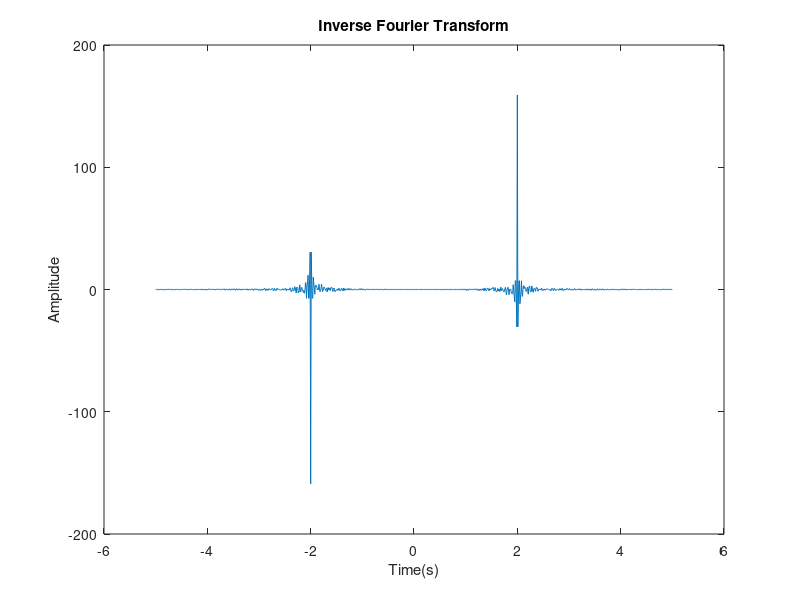

MATLAB code for this plot:
t = -5:0.01:5;
F = zeros(size(t));

for i = 1:length(t)
    F(i) = real((1/(2*pi)) * (integral(@(w) (exp(-1i*2*w) - exp(1i*2*w)) .* exp(1i*w*t(i)), -500, 500)));
end

figure;
plot(t, F);
title("Inverse Fourier Transform");
xlabel("Time(s)");
ylabel("Amplitude");
